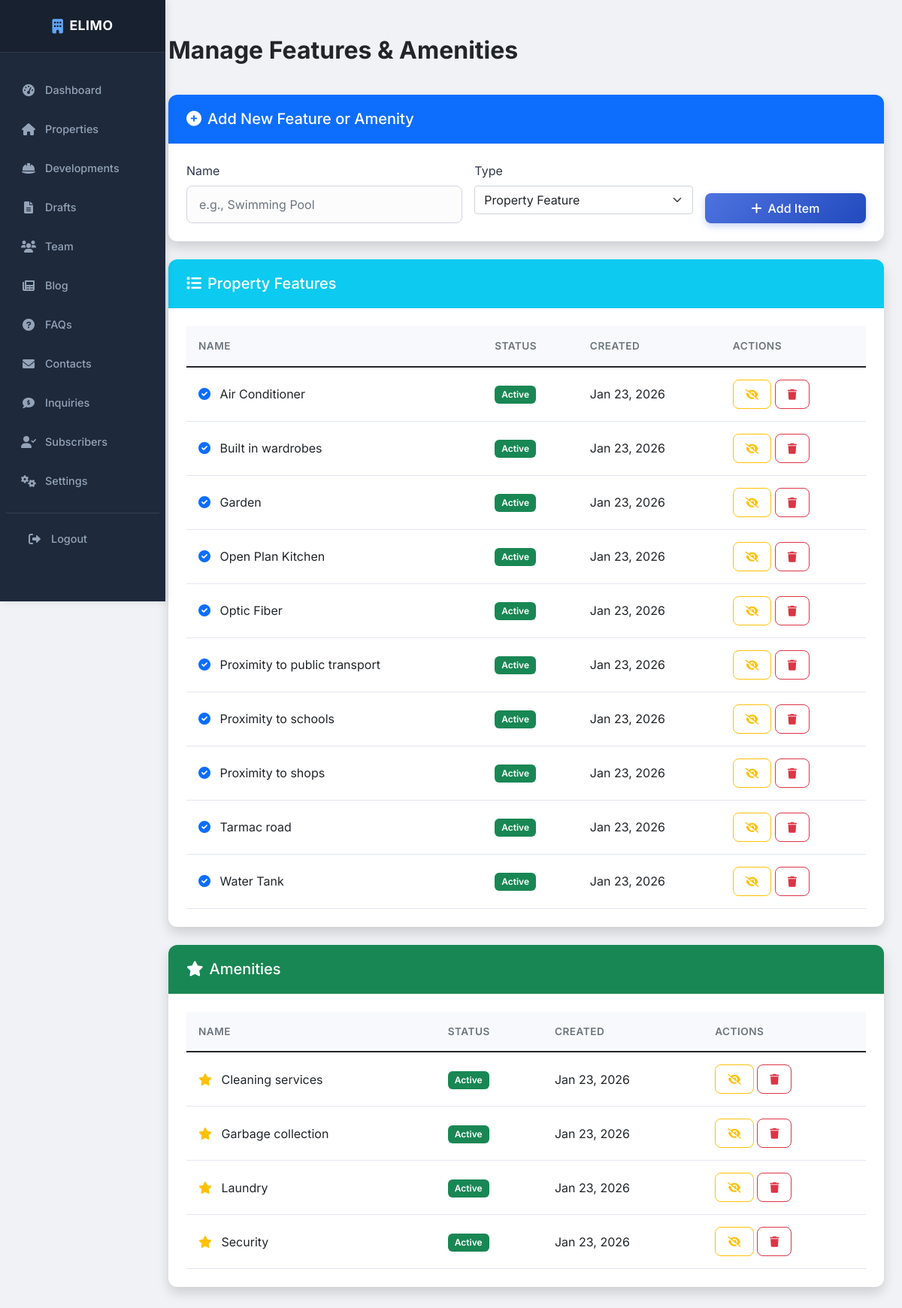
Screenshot of /admin/manage-features.php (signed in) with the database file from the repository.
### tables this page shows
CREATE TABLE IF NOT EXISTS `property_features_master` (
  `id` int(11) NOT NULL AUTO_INCREMENT,
  `name` varchar(100) NOT NULL,
  `type` enum('feature','amenity') NOT NULL DEFAULT 'feature',
  `is_active` tinyint(1) DEFAULT 1,
  `created_at` timestamp NOT NULL DEFAULT current_timestamp(),
  `updated_at` timestamp NOT NULL DEFAULT current_timestamp() ON UPDATE current_timestamp(),
  PRIMARY KEY (`id`),
  UNIQUE KEY `unique_name_type` (`name`, `type`)
);

### admin/manage-features.php (the view, shortened to what this page needs)
<?php
global $pdo;
$stmt = $pdo->query("SELECT * FROM property_features_master WHERE type = 'feature' ORDER BY name ASC");
$features = $stmt->fetchAll();
$stmt = $pdo->query("SELECT * FROM property_features_master WHERE type = 'amenity' ORDER BY name ASC");
$amenities = $stmt->fetchAll();
?>
<!DOCTYPE html>
<html lang="en">
<head>
    <?php include 'includes/header.php'; ?>
</head>
<body>
    <div class="container-fluid">
        <div class="row">
            <?php include 'includes/sidebar.php'; ?>
            <main class="col-md-9 ms-sm-auto col-lg-10 px-md-4 main-content">
                <div class="d-flex justify-content-between flex-wrap flex-md-nowrap align-items-center pt-3 pb-2 mb-4">
                    <h1 class="h2 fw-bold text-dark">Manage Features & Amenities</h1>
                </div>
                <div class="card shadow mb-4">
                    <div class="card-header bg-primary text-white">
                        <h5 class="mb-0"><i class="fas fa-plus-circle me-2"></i>Add New Feature or Amenity</h5>
                    </div>
                    <div class="card-body">
                        <form method="POST" class="row g-3">
                            <div class="col-md-5">
                                <label class="form-label">Name</label>
                                <input type="text" name="name" class="form-control" placeholder="e.g., Swimming Pool" required>
                            </div>
                            <div class="col-md-4">
                                <label class="form-label">Type</label>
                                <select name="type" class="form-select" required>
                                    <option value="feature">Property Feature</option>
                                </select>
                            </div>
                            <div class="col-md-3 d-flex align-items-end">
                                <button type="submit" name="add_item" class="btn btn-primary w-100">
                                    <i class="fas fa-plus me-2"></i>Add Item
                                </button>
                            </div>
                        </form>
                    </div>
                </div>
                <div class="card shadow mb-4">
                    <div class="card-header bg-info text-white">
                        <h5 class="mb-0"><i class="fas fa-list me-2"></i>Property Features</h5>
                    </div>
                    <div class="card-body">
                        <?php if (!empty($features)): ?>
                            <div class="table-responsive">
                                <table class="table table-hover">
                                    <thead>
                                        <tr>
                                            <th>Name</th>
                                            <th>Status</th>
                                            <th>Created</th>
                                            <th>Actions</th>
                                        </tr>
                                    </thead>
                                    <tbody>
                                        <?php foreach ($features as $feature): ?>
                                            <tr>
                                                <td>
                                                    <i class="fas fa-check-circle text-primary me-2"></i>
                                                    <?php echo htmlspecialchars($feature['name']); ?>
                                                </td>
                                                <td>
                                                    <?php if ($feature['is_active']): ?>
                                                        <span class="badge bg-success">Active</span>
                                                    <?php else: ?>
                                                        <span class="badge bg-secondary">Inactive</span>
                                                    <?php endif; ?>
                                                </td>
                                                <td><?php echo date('M d, Y', strtotime($feature['created_at'])); ?></td>
                                                <td>
                                                    <form method="POST" class="d-inline">
                                                        <button type="submit" name="toggle_status" class="btn btn-sm btn-outline-<?php echo $feature['is_active'] ? 'warning' : 'success'; ?>" title="Toggle Status">
                                                            <i class="fas fa-<?php echo $feature['is_active'] ? 'eye-slash' : 'eye'; ?>"></i>
                                                        </button>
                                                    </form>
                                                    <form method="POST" class="d-inline" onsubmit="return confirm('Are you sure you want to delete this feature?');">
                                                        <button type="submit" name="delete_item" class="btn btn-sm btn-outline-danger" title="Delete">
                                                            <i class="fas fa-trash"></i>
                                                        </button>
                                                    </form>
                                                </td>
                                            </tr>
                                        <?php endforeach; ?>
                                    </tbody>
                                </table>
                            </div>
                        <?php else: ?>
                            <p class="text-muted text-center py-4">No features added yet.</p>
                        <?php endif; ?>
                    </div>
                </div>
                <div class="card shadow mb-4">
                    <div class="card-header bg-success text-white">
                        <h5 class="mb-0"><i class="fas fa-star me-2"></i>Amenities</h5>
                    </div>
                    <div class="card-body">
                        <?php if (!empty($amenities)): ?>
                            <div class="table-responsive">
                                <table class="table table-hover">
                                    <thead>
                                        <tr>
                                            <th>Name</th>
                                            <th>Status</th>
                                            <th>Created</th>
                                            <th>Actions</th>
                                        </tr>
                                    </thead>
                                    <tbody>
                                        <?php foreach ($amenities as $amenity): ?>
                                            <tr>
                                                <td>
                                                    <i class="fas fa-star text-warning me-2"></i>
                                                    <?php echo htmlspecialchars($amenity['name']); ?>
                                                </td>
                                                <td>
                                                    <?php if ($amenity['is_active']): ?>
                                                        <span class="badge bg-success">Active</span>
                                                    <?php else: ?>
                                                        <span class="badge bg-secondary">Inactive</span>
                                                    <?php endif; ?>
                                                </td>
                                                <td><?php echo date('M d, Y', strtotime($amenity['created_at'])); ?></td>
                                                <td>
                                                    <form method="POST" class="d-inline">
                                                        <button type="submit" name="toggle_status" class="btn btn-sm btn-outline-<?php echo $amenity['is_active'] ? 'warning' : 'success'; ?>" title="Toggle Status">
                                                            <i class="fas fa-<?php echo $amenity['is_active'] ? 'eye-slash' : 'eye'; ?>"></i>
                                                        </button>
                                                    </form>
                                                    <form method="POST" class="d-inline" onsubmit="return confirm('Are you sure you want to delete this amenity?');">
                                                        <button type="submit" name="delete_item" class="btn btn-sm btn-outline-danger" title="Delete">
                                                            <i class="fas fa-trash"></i>
                                                        </button>
                                                    </form>
                                                </td>
                                            </tr>
                                        <?php endforeach; ?>
                                    </tbody>
                                </table>
                            </div>
                        <?php else: ?>
                            <p class="text-muted text-center py-4">No amenities added yet.</p>
                        <?php endif; ?>
                    </div>
                </div>
            </main>
        </div>
    </div>
    <?php include 'includes/footer.php'; ?>
</body>
</html>

### rows the page displays
property_features_master: name "Air Conditioner", is_active "Active", created_at "Jan 23, 2026"
property_features_master: name "Built in wardrobes", is_active "Active", created_at "Jan 23, 2026"
property_features_master: name "Garden", is_active "Active", created_at "Jan 23, 2026"
property_features_master: name "Open Plan Kitchen", is_active "Active", created_at "Jan 23, 2026"
property_features_master: name "Optic Fiber", is_active "Active", created_at "Jan 23, 2026"
property_features_master: name "Proximity to public transport", is_active "Active", created_at "Jan 23, 2026"
property_features_master: name "Proximity to schools", is_active "Active", created_at "Jan 23, 2026"
property_features_master: name "Proximity to shops", is_active "Active", created_at "Jan 23, 2026"
property_features_master: name "Tarmac road", is_active "Active", created_at "Jan 23, 2026"
property_features_master: name "Water Tank", is_active "Active", created_at "Jan 23, 2026"
property_features_master: name "Cleaning services", is_active "Active", created_at "Jan 23, 2026"
property_features_master: name "Garbage collection", is_active "Active", created_at "Jan 23, 2026"
property_features_master: name "Laundry", is_active "Active", created_at "Jan 23, 2026"
property_features_master: name "Security", is_active "Active", created_at "Jan 23, 2026"
